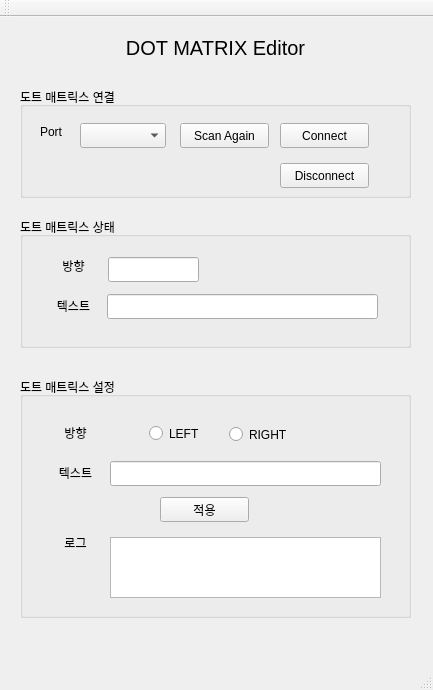
<?xml version="1.0" encoding="UTF-8"?>
<ui version="4.0">
 <class>MainWindow</class>
 <widget class="QMainWindow" name="MainWindow">
  <property name="geometry">
   <rect>
    <x>0</x>
    <y>0</y>
    <width>433</width>
    <height>690</height>
   </rect>
  </property>
  <property name="windowTitle">
   <string>DOT MATRIX EDITOR</string>
  </property>
  <widget class="QWidget" name="centralWidget">
   <widget class="QLabel" name="label">
    <property name="geometry">
     <rect>
      <x>30</x>
      <y>10</y>
      <width>371</width>
      <height>41</height>
     </rect>
    </property>
    <property name="font">
     <font>
      <pointsize>15</pointsize>
     </font>
    </property>
    <property name="text">
     <string>DOT MATRIX Editor</string>
    </property>
    <property name="alignment">
     <set>Qt::AlignCenter</set>
    </property>
   </widget>
   <widget class="QGroupBox" name="groupBox_setting">
    <property name="geometry">
     <rect>
      <x>20</x>
      <y>360</y>
      <width>391</width>
      <height>241</height>
     </rect>
    </property>
    <property name="title">
     <string>도트 매트릭스 설정</string>
    </property>
    <widget class="QLabel" name="label_3">
     <property name="geometry">
      <rect>
       <x>20</x>
       <y>80</y>
       <width>71</width>
       <height>31</height>
      </rect>
     </property>
     <property name="text">
      <string>텍스트</string>
     </property>
     <property name="alignment">
      <set>Qt::AlignCenter</set>
     </property>
    </widget>
    <widget class="QLabel" name="label_2">
     <property name="geometry">
      <rect>
       <x>20</x>
       <y>40</y>
       <width>71</width>
       <height>31</height>
      </rect>
     </property>
     <property name="text">
      <string>방향</string>
     </property>
     <property name="alignment">
      <set>Qt::AlignCenter</set>
     </property>
    </widget>
    <widget class="QLabel" name="label_6">
     <property name="geometry">
      <rect>
       <x>20</x>
       <y>150</y>
       <width>71</width>
       <height>31</height>
      </rect>
     </property>
     <property name="text">
      <string>로그</string>
     </property>
     <property name="alignment">
      <set>Qt::AlignCenter</set>
     </property>
    </widget>
    <widget class="QRadioButton" name="radioButton_left">
     <property name="geometry">
      <rect>
       <x>129</x>
       <y>45</y>
       <width>61</width>
       <height>23</height>
      </rect>
     </property>
     <property name="text">
      <string>LEFT</string>
     </property>
    </widget>
    <widget class="QRadioButton" name="radioButton_right">
     <property name="geometry">
      <rect>
       <x>209</x>
       <y>46</y>
       <width>112</width>
       <height>23</height>
      </rect>
     </property>
     <property name="text">
      <string>RIGHT</string>
     </property>
    </widget>
    <widget class="QLineEdit" name="lineEdit_text_2">
     <property name="geometry">
      <rect>
       <x>90</x>
       <y>84</y>
       <width>271</width>
       <height>25</height>
      </rect>
     </property>
    </widget>
    <widget class="QPushButton" name="pushButton_apply">
     <property name="geometry">
      <rect>
       <x>140</x>
       <y>120</y>
       <width>89</width>
       <height>25</height>
      </rect>
     </property>
     <property name="text">
      <string>적용</string>
     </property>
    </widget>
    <widget class="QTextEdit" name="textEdit">
     <property name="geometry">
      <rect>
       <x>90</x>
       <y>160</y>
       <width>271</width>
       <height>61</height>
      </rect>
     </property>
    </widget>
   </widget>
   <widget class="QGroupBox" name="groupBox_stat">
    <property name="geometry">
     <rect>
      <x>20</x>
      <y>200</y>
      <width>391</width>
      <height>131</height>
     </rect>
    </property>
    <property name="title">
     <string>도트 매트릭스 상태</string>
    </property>
    <widget class="QLabel" name="label_4">
     <property name="geometry">
      <rect>
       <x>20</x>
       <y>40</y>
       <width>67</width>
       <height>17</height>
      </rect>
     </property>
     <property name="text">
      <string>방향</string>
     </property>
     <property name="alignment">
      <set>Qt::AlignCenter</set>
     </property>
    </widget>
    <widget class="QLabel" name="label_5">
     <property name="geometry">
      <rect>
       <x>20</x>
       <y>80</y>
       <width>67</width>
       <height>17</height>
      </rect>
     </property>
     <property name="text">
      <string>텍스트</string>
     </property>
     <property name="alignment">
      <set>Qt::AlignCenter</set>
     </property>
    </widget>
    <widget class="QLineEdit" name="lineEdit_dir">
     <property name="geometry">
      <rect>
       <x>88</x>
       <y>40</y>
       <width>91</width>
       <height>25</height>
      </rect>
     </property>
    </widget>
    <widget class="QLineEdit" name="lineEdit_text">
     <property name="geometry">
      <rect>
       <x>87</x>
       <y>77</y>
       <width>271</width>
       <height>25</height>
      </rect>
     </property>
    </widget>
   </widget>
   <widget class="QGroupBox" name="groupBox">
    <property name="geometry">
     <rect>
      <x>20</x>
      <y>70</y>
      <width>391</width>
      <height>111</height>
     </rect>
    </property>
    <property name="title">
     <string>도트 매트릭스 연결</string>
    </property>
    <widget class="QPushButton" name="pushButton_scan">
     <property name="geometry">
      <rect>
       <x>160</x>
       <y>36</y>
       <width>89</width>
       <height>25</height>
      </rect>
     </property>
     <property name="text">
      <string>Scan Again</string>
     </property>
    </widget>
    <widget class="QLabel" name="label_7">
     <property name="geometry">
      <rect>
       <x>20</x>
       <y>36</y>
       <width>61</width>
       <height>17</height>
      </rect>
     </property>
     <property name="text">
      <string>Port</string>
     </property>
    </widget>
    <widget class="QComboBox" name="comboBox_port">
     <property name="geometry">
      <rect>
       <x>60</x>
       <y>36</y>
       <width>86</width>
       <height>25</height>
      </rect>
     </property>
    </widget>
    <widget class="QPushButton" name="pushButton_connect">
     <property name="geometry">
      <rect>
       <x>260</x>
       <y>36</y>
       <width>89</width>
       <height>25</height>
      </rect>
     </property>
     <property name="text">
      <string>Connect</string>
     </property>
    </widget>
    <widget class="QPushButton" name="pushButton_disconnect">
     <property name="geometry">
      <rect>
       <x>260</x>
       <y>76</y>
       <width>89</width>
       <height>25</height>
      </rect>
     </property>
     <property name="text">
      <string>Disconnect</string>
     </property>
    </widget>
   </widget>
  </widget>
  <widget class="QMenuBar" name="menuBar">
   <property name="geometry">
    <rect>
     <x>0</x>
     <y>0</y>
     <width>433</width>
     <height>22</height>
    </rect>
   </property>
  </widget>
  <widget class="QToolBar" name="mainToolBar">
   <attribute name="toolBarArea">
    <enum>TopToolBarArea</enum>
   </attribute>
   <attribute name="toolBarBreak">
    <bool>false</bool>
   </attribute>
  </widget>
  <widget class="QStatusBar" name="statusBar"/>
 </widget>
 <layoutdefault spacing="6" margin="11"/>
 <resources/>
 <connections/>
</ui>
